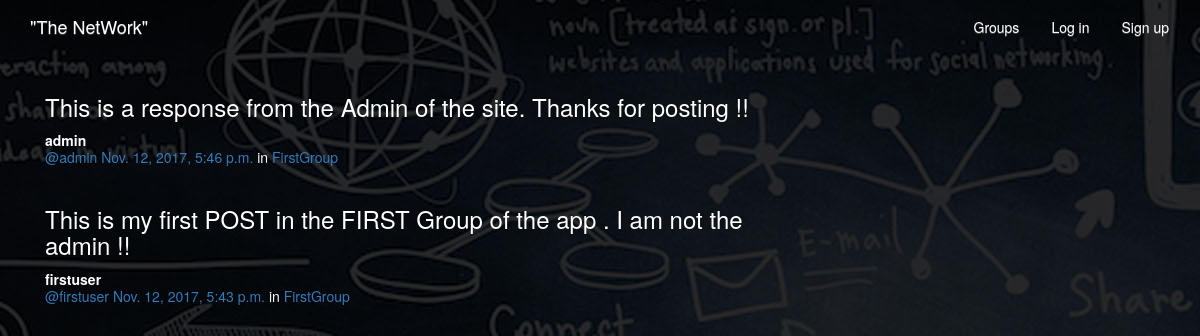
/posts/, run on the app's committed database.
### posts/models.py (models this page shows, shortened)
class Post(models.Model):
    user = models.ForeignKey(User, related_name="posts")
    created_at = models.DateTimeField(auto_now=True)
    message = models.TextField()
    message_html = models.TextField(editable=False)
    group = models.ForeignKey(Group, related_name="posts",null=True, blank=True)
    class Meta:
        ordering = ["-created_at"]
        unique_together = ["user", "message"]

### groups/models.py (models this page shows, shortened)
class Group(models.Model):
    name = models.CharField(max_length=255, unique=True)
    slug = models.SlugField(allow_unicode=True, unique=True)
    description = models.TextField(blank=True, default='')
    description_html = models.TextField(editable=False, default='', blank=True)
    members = models.ManyToManyField(User,through="GroupMember")
    class Meta:
        ordering = ["name"]

### posts/views.py (the view)
class PostList(SelectRelatedMixin, generic.ListView):
    model = models.Post
    select_related = ("user", "group")

### posts/templates/posts/post_list.html (shortened to what this page needs)
{% extends "posts/post_base.html" %}
{% load humanize %}
{% block post_content %}
<div class="col-md-8">
	{% for post in post_list %}
  {% include "posts/_post.html" %}
	{% endfor %}
</div>
{% endblock %}

### posts/templates/posts/_post.html (shortened to what this page needs)
<div class="post media">
	<h3>{{ post.message_html|safe }}</h3>
	<div class="media-body">
		<strong>{{ post.user.username }}</strong>
		<h5 class="media-heading">
			<span class="username"><a href="{% url 'posts:for_user' username=post.user.username %}">@{{ post.user.username }}</a></span>
			<time class="time"><a href="{% url 'posts:single' username=post.user.username pk=post.pk %}">{{ post.created_at }}</a></time>
			{% if post.group %}
			<span class="group-name">in <a href="#">{{ post.group.name }}</a></span>
			{% endif %}
		</h5>
	</div>
</div>

### static/simplesocial/css/master.css (style rules this page uses)
body { margin: 0; overflow: hidden; background-image: url("../imgs/background.jpg"); color:white; }

### data on the page
Post: message_html "This is a response from the Admin of the site. Thanks for posting !!", user.username "admin", created_at "Nov. 12, 2017, 5:46 p.m.", group.name "FirstGroup"
Post: message_html "This is my first POST in the FIRST Group of the app . I am not the admin !!", user.username "firstuser", created_at "Nov. 12, 2017, 5:43 p.m.", group.name "FirstGroup"
